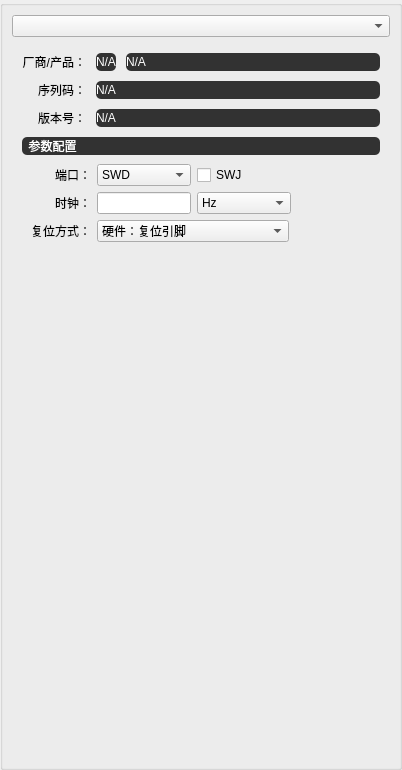
<?xml version="1.0" encoding="UTF-8"?>
<ui version="4.0">
 <class>EnumDAP</class>
 <widget class="QWidget" name="EnumDAP">
  <property name="geometry">
   <rect>
    <x>0</x>
    <y>0</y>
    <width>402</width>
    <height>770</height>
   </rect>
  </property>
  <property name="windowTitle">
   <string>Form</string>
  </property>
  <layout class="QVBoxLayout" name="verticalLayout">
   <property name="spacing">
    <number>0</number>
   </property>
   <property name="leftMargin">
    <number>0</number>
   </property>
   <property name="topMargin">
    <number>0</number>
   </property>
   <property name="rightMargin">
    <number>0</number>
   </property>
   <property name="bottomMargin">
    <number>0</number>
   </property>
   <item>
    <widget class="QGroupBox" name="groupBox">
     <property name="styleSheet">
      <string notr="true">QGroupBox {
	border-color: rgba(50,50,50,1.0);
    border: 2px solid;
    border-radius: 5px;
};
</string>
     </property>
     <property name="title">
      <string/>
     </property>
     <layout class="QVBoxLayout" name="verticalLayout_2" stretch="0,0,1">
      <item>
       <widget class="QComboBox" name="dd_dev"/>
      </item>
      <item>
       <widget class="QWidget" name="widget" native="true">
        <layout class="QGridLayout" name="gridLayout" rowstretch="0,0,0,0,0" columnstretch="0,0" rowminimumheight="0,0,0,0,0">
         <property name="leftMargin">
          <number>10</number>
         </property>
         <property name="topMargin">
          <number>10</number>
         </property>
         <property name="rightMargin">
          <number>10</number>
         </property>
         <property name="bottomMargin">
          <number>10</number>
         </property>
         <property name="spacing">
          <number>10</number>
         </property>
         <item row="1" column="0">
          <widget class="QLabel" name="label_title_serial">
           <property name="text">
            <string>序列码：</string>
           </property>
           <property name="alignment">
            <set>Qt::AlignmentFlag::AlignRight|Qt::AlignmentFlag::AlignTrailing|Qt::AlignmentFlag::AlignVCenter</set>
           </property>
          </widget>
         </item>
         <item row="1" column="1">
          <widget class="QLabel" name="label_serial">
           <property name="styleSheet">
            <string notr="true">QLabel {
    background-color: rgba(50, 50, 50, 1);
    color: rgba(255, 255, 255, 1);
    border-radius: 5px;
}</string>
           </property>
           <property name="text">
            <string>N/A</string>
           </property>
           <property name="wordWrap">
            <bool>true</bool>
           </property>
           <property name="margin">
            <number>5</number>
           </property>
           <property name="textInteractionFlags">
            <set>Qt::TextInteractionFlag::LinksAccessibleByMouse|Qt::TextInteractionFlag::TextSelectableByKeyboard|Qt::TextInteractionFlag::TextSelectableByMouse</set>
           </property>
          </widget>
         </item>
         <item row="2" column="1">
          <widget class="QLabel" name="label_version">
           <property name="styleSheet">
            <string notr="true">QLabel {
    background-color: rgba(50, 50, 50, 1);
    color: rgba(255, 255, 255, 1);
    border-radius: 5px;
}</string>
           </property>
           <property name="text">
            <string>N/A</string>
           </property>
           <property name="wordWrap">
            <bool>true</bool>
           </property>
           <property name="margin">
            <number>5</number>
           </property>
           <property name="textInteractionFlags">
            <set>Qt::TextInteractionFlag::LinksAccessibleByMouse|Qt::TextInteractionFlag::TextSelectableByKeyboard|Qt::TextInteractionFlag::TextSelectableByMouse</set>
           </property>
          </widget>
         </item>
         <item row="0" column="0">
          <widget class="QLabel" name="label_title_manufacturer">
           <property name="text">
            <string>厂商/产品：</string>
           </property>
           <property name="alignment">
            <set>Qt::AlignmentFlag::AlignRight|Qt::AlignmentFlag::AlignTrailing|Qt::AlignmentFlag::AlignVCenter</set>
           </property>
          </widget>
         </item>
         <item row="4" column="0" colspan="2">
          <widget class="QWidget" name="widget_config" native="true">
           <property name="styleSheet">
            <string notr="true">QWidget#widget_config {
	background-color: rgba(50,50,50,1.0);
    border-radius: 5px;
};
</string>
           </property>
           <layout class="QGridLayout" name="gridLayout_3">
            <property name="leftMargin">
             <number>0</number>
            </property>
            <property name="topMargin">
             <number>0</number>
            </property>
            <property name="rightMargin">
             <number>0</number>
            </property>
            <property name="bottomMargin">
             <number>0</number>
            </property>
            <property name="spacing">
             <number>0</number>
            </property>
            <item row="0" column="0" colspan="2">
             <widget class="QLabel" name="label_4">
              <property name="styleSheet">
               <string notr="true">QLabel {
    background-color: rgb(50,50,50);
    color: rgba(255, 255, 255, 1);
    border-radius: 5px;
}</string>
              </property>
              <property name="text">
               <string>  参数配置</string>
              </property>
              <property name="margin">
               <number>5</number>
              </property>
             </widget>
            </item>
            <item row="1" column="0" colspan="2">
             <widget class="QWidget" name="widget_config_content" native="true">
              <property name="styleSheet">
               <string notr="true">QWidget#widget_config_content {
	background-color: rgba(240,240,240,1.0);
	border-color: rgba(50,50,50,1.0);
    border: 2px solid;
    border-radius: 5px;
};
</string>
              </property>
              <layout class="QGridLayout" name="gridLayout_2" columnstretch="0,0">
               <property name="leftMargin">
                <number>9</number>
               </property>
               <property name="topMargin">
                <number>9</number>
               </property>
               <property name="rightMargin">
                <number>9</number>
               </property>
               <property name="bottomMargin">
                <number>9</number>
               </property>
               <property name="spacing">
                <number>6</number>
               </property>
               <item row="0" column="0">
                <widget class="QLabel" name="label">
                 <property name="text">
                  <string>端口：</string>
                 </property>
                 <property name="alignment">
                  <set>Qt::AlignmentFlag::AlignRight|Qt::AlignmentFlag::AlignTrailing|Qt::AlignmentFlag::AlignVCenter</set>
                 </property>
                </widget>
               </item>
               <item row="1" column="0">
                <widget class="QLabel" name="label_2">
                 <property name="text">
                  <string>时钟：</string>
                 </property>
                 <property name="alignment">
                  <set>Qt::AlignmentFlag::AlignRight|Qt::AlignmentFlag::AlignTrailing|Qt::AlignmentFlag::AlignVCenter</set>
                 </property>
                </widget>
               </item>
               <item row="2" column="0">
                <widget class="QLabel" name="label_3">
                 <property name="text">
                  <string>复位方式：</string>
                 </property>
                 <property name="alignment">
                  <set>Qt::AlignmentFlag::AlignRight|Qt::AlignmentFlag::AlignTrailing|Qt::AlignmentFlag::AlignVCenter</set>
                 </property>
                </widget>
               </item>
               <item row="0" column="1">
                <layout class="QHBoxLayout" name="horizontalLayout_3" stretch="35,35,30">
                 <item>
                  <widget class="QComboBox" name="comboBox_port">
                   <item>
                    <property name="text">
                     <string>SWD</string>
                    </property>
                   </item>
                   <item>
                    <property name="text">
                     <string>JTAG</string>
                    </property>
                   </item>
                  </widget>
                 </item>
                 <item>
                  <widget class="QCheckBox" name="checkBox_swj">
                   <property name="text">
                    <string>SWJ</string>
                   </property>
                  </widget>
                 </item>
                 <item>
                  <spacer name="horizontalSpacer_3">
                   <property name="orientation">
                    <enum>Qt::Orientation::Horizontal</enum>
                   </property>
                   <property name="sizeHint" stdset="0">
                    <size>
                     <width>40</width>
                     <height>20</height>
                    </size>
                   </property>
                  </spacer>
                 </item>
                </layout>
               </item>
               <item row="1" column="1">
                <layout class="QHBoxLayout" name="horizontalLayout_2" stretch="35,35,30">
                 <item>
                  <widget class="QLineEdit" name="lineEdit_clock"/>
                 </item>
                 <item>
                  <widget class="QComboBox" name="comboBox_clock_unit">
                   <item>
                    <property name="text">
                     <string>Hz</string>
                    </property>
                   </item>
                   <item>
                    <property name="text">
                     <string>KHz</string>
                    </property>
                   </item>
                   <item>
                    <property name="text">
                     <string>MHz</string>
                    </property>
                   </item>
                   <item>
                    <property name="text">
                     <string>GHz</string>
                    </property>
                   </item>
                  </widget>
                 </item>
                 <item>
                  <spacer name="horizontalSpacer">
                   <property name="orientation">
                    <enum>Qt::Orientation::Horizontal</enum>
                   </property>
                   <property name="sizeHint" stdset="0">
                    <size>
                     <width>40</width>
                     <height>20</height>
                    </size>
                   </property>
                  </spacer>
                 </item>
                </layout>
               </item>
               <item row="2" column="1">
                <layout class="QHBoxLayout" name="horizontalLayout_4" stretch="70,30">
                 <item>
                  <widget class="QComboBox" name="comboBox">
                   <item>
                    <property name="text">
                     <string>硬件：复位引脚</string>
                    </property>
                   </item>
                   <item>
                    <property name="text">
                     <string>软件：AIRCR寄存器</string>
                    </property>
                   </item>
                  </widget>
                 </item>
                 <item>
                  <spacer name="horizontalSpacer_2">
                   <property name="orientation">
                    <enum>Qt::Orientation::Horizontal</enum>
                   </property>
                   <property name="sizeHint" stdset="0">
                    <size>
                     <width>40</width>
                     <height>20</height>
                    </size>
                   </property>
                  </spacer>
                 </item>
                </layout>
               </item>
              </layout>
             </widget>
            </item>
           </layout>
          </widget>
         </item>
         <item row="0" column="1">
          <layout class="QHBoxLayout" name="horizontalLayout" stretch="0,1">
           <item>
            <widget class="QLabel" name="label_manufacturer">
             <property name="styleSheet">
              <string notr="true">QLabel {
    background-color: rgba(50, 50, 50, 1);
    color: rgba(255, 255, 255, 1);
    border-radius: 5px;
}</string>
             </property>
             <property name="text">
              <string>N/A</string>
             </property>
             <property name="wordWrap">
              <bool>false</bool>
             </property>
             <property name="margin">
              <number>5</number>
             </property>
             <property name="textInteractionFlags">
              <set>Qt::TextInteractionFlag::LinksAccessibleByMouse|Qt::TextInteractionFlag::TextSelectableByKeyboard|Qt::TextInteractionFlag::TextSelectableByMouse</set>
             </property>
            </widget>
           </item>
           <item>
            <widget class="QLabel" name="label_product">
             <property name="styleSheet">
              <string notr="true">QLabel {
    background-color: rgba(50, 50, 50, 1);
    color: rgba(255, 255, 255, 1);
    border-radius: 5px;
}</string>
             </property>
             <property name="text">
              <string>N/A</string>
             </property>
             <property name="wordWrap">
              <bool>true</bool>
             </property>
             <property name="margin">
              <number>5</number>
             </property>
             <property name="textInteractionFlags">
              <set>Qt::TextInteractionFlag::LinksAccessibleByMouse|Qt::TextInteractionFlag::TextSelectableByKeyboard|Qt::TextInteractionFlag::TextSelectableByMouse</set>
             </property>
            </widget>
           </item>
          </layout>
         </item>
         <item row="2" column="0">
          <widget class="QLabel" name="label_title_version">
           <property name="text">
            <string>版本号：</string>
           </property>
           <property name="alignment">
            <set>Qt::AlignmentFlag::AlignRight|Qt::AlignmentFlag::AlignTrailing|Qt::AlignmentFlag::AlignVCenter</set>
           </property>
          </widget>
         </item>
        </layout>
       </widget>
      </item>
      <item>
       <spacer name="verticalSpacer">
        <property name="orientation">
         <enum>Qt::Orientation::Vertical</enum>
        </property>
        <property name="sizeHint" stdset="0">
         <size>
          <width>20</width>
          <height>40</height>
         </size>
        </property>
       </spacer>
      </item>
     </layout>
    </widget>
   </item>
  </layout>
 </widget>
 <resources/>
 <connections/>
</ui>
